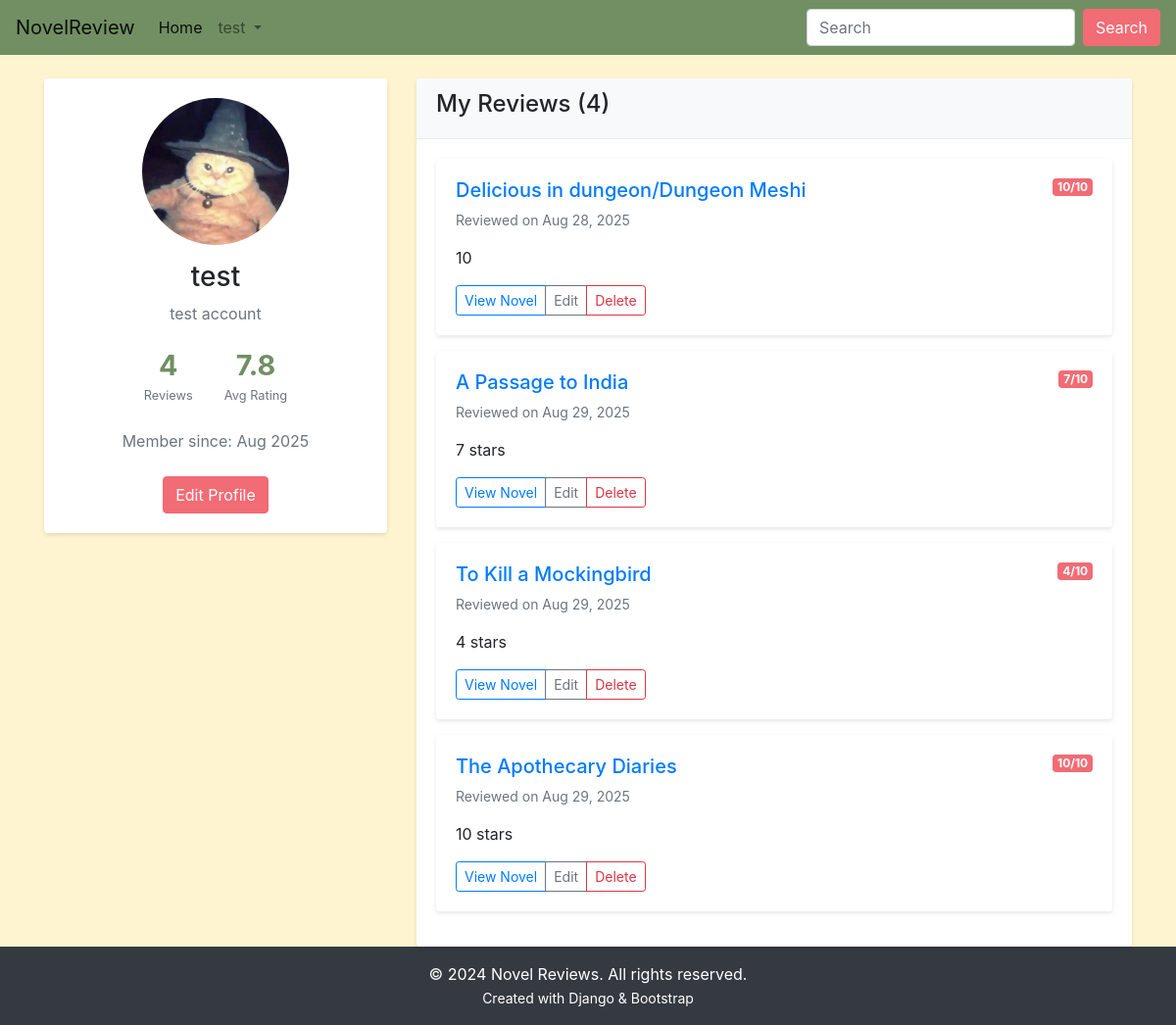
The app's page /profile/ (signed in) with its own data.
### main/models.py (models this page shows, shortened)
class Profile(models.Model):
    user = models.OneToOneField(User, on_delete=models.CASCADE)
    bio = models.TextField(max_length=500, blank=True, null=True)
    birth_date = models.DateField(null=True, blank=True)
    profile_picture = models.ImageField(upload_to='profile_pics/', blank=True, null=True)

class Review(models.Model):
    user = models.ForeignKey(User, on_delete=models.CASCADE)
    novel = models.ForeignKey('Novel', on_delete=models.CASCADE)
    comment = models.TextField()
    rating = models.IntegerField(choices=[(i, i) for i in range(1, 11)])
    created_at = models.DateTimeField(auto_now_add=True)

class Novel(models.Model):
    name = models.CharField(max_length=300)
    author = models.CharField(max_length=300)
    description = models.TextField(max_length=5000)
    release_date = models.DateField()
    averageRating = models.FloatField(default=0)
    image = models.URLField(default=None, null=True, max_length=500)
    genres = models.ManyToManyField('Genre', blank=True)

### main/views.py (the view)
# urls.py: path('profile/', views.profile, name='profile'),
@login_required
def profile(request):
    profile, created = Profile.objects.get_or_create(user=request.user)
    user = request.user
    user_reviews = Review.objects.filter(user=user).select_related('novel')
    total_reviews = user_reviews.count()
    average_rating = user_reviews.aggregate(Avg('rating'))['rating__avg'] or 0
    context = {
        'user': user,
        'reviews': user_reviews,
        'total_reviews': total_reviews,
        'average_rating': round(average_rating, 1),
    }
    return render(request, 'main/profile.html', context)

### main/templates/main/profile.html (shortened to what this page needs)
{% extends 'main/base.html' %}
{% load static %}
{% block content %}
<div class="container mt-4">
    <div class="row">
        <div class="col-md-4">
            <div class="card">
                <div class="card-body text-center">
                    {% if user.profile.profile_picture %}
                    <img src="{{ user.profile.profile_picture.url }}" alt="Profile Picture"
                         class="img-fluid rounded-circle mb-3" style="width: 150px; height: 150px; object-fit: cover;">
                    {% else %}
                    <div class="bg-secondary rounded-circle d-inline-flex align-items-center justify-content-center mb-3"
                         style="width: 150px; height: 150px;">
                        <span class="text-white display-4">{{ user.username|first|upper }}</span>
                    </div>
                    {% endif %}
                    <h3>{{ user.username }}</h3>
                    {% if user.profile.bio %}
                    <p class="text-muted">{{ user.profile.bio }}</p>
                    {% endif %}
                    <div class="user-stats">
                        <div class="stat-item">
                            <h4>{{ total_reviews }}</h4>
                            <small>Reviews</small>
                        </div>
                        <div class="stat-item">
                            <h4>{{ average_rating }}</h4>
                            <small>Avg Rating</small>
                        </div>
                    </div>
                    <p class="text-muted">Member since: {{ user.date_joined|date:"M Y" }}</p>
                    <a href="{% url 'main:edit_profile' %}" class="custom-pink-button mt-2">Edit Profile</a>
                </div>
            </div>
        </div>
        <div class="col-md-8">
            <div class="card">
                <div class="card-header">
                    <h4>My Reviews ({{ total_reviews }})</h4>
                </div>
                <div class="card-body">
                    {% if reviews %}
                        {% for review in reviews %}
                        <div class="card mb-3">
                            <div class="card-body">
                                <div class="d-flex justify-content-between align-items-start">
                                    <h5>
                                        <a href="{% url 'main:detail' review.novel.id %}">{{ review.novel.name }}</a>
                                    </h5>
                                    <span class="badge bg-primary">{{ review.rating }}/10</span>
                                </div>
                                <p class="text-muted small">Reviewed on {{ review.created_at|date:"M d, Y" }}</p>
                                <p>{{ review.comment }}</p>
                                <div class="btn-group btn-group-sm">
                                    <a href="{% url 'main:detail' review.novel.id %}" class="btn btn-outline-primary">View Novel</a>
                                    <a href="{% url 'main:edit_review' review.novel.id review.id %}" class="btn btn-outline-secondary">Edit</a>
                                    <a href="{% url 'main:delete_review' review.novel.id review.id %}"
                                       class="btn btn-outline-danger"
                                       onclick="return confirm('Are you sure you want to delete this review?')">Delete</a>
                                </div>
                            </div>
                        </div>
                        {% endfor %}
                    {% endif %}
                </div>
            </div>
        </div>
    </div>
</div>
{% endblock %}

### main/templates/main/base.html (shortened to what this page needs)
<!doctype html>
<html lang="en">
  <head>
    <link rel="stylesheet" href="https://cdn.jsdelivr.net/npm/bootstrap@4.6.2/dist/css/bootstrap.min.css">
    {% load static %}
    <link rel="stylesheet" href="{% static 'css/main.css' %}" >
  </head>
  <body>
    <nav class="navbar navbar-expand-lg navbar-light" style="background-color: #718f63;">
  <a class="navbar-brand" href="{% url 'main:home'%}">NovelReview</a>
  <div class="collapse navbar-collapse" id="navbarSupportedContent">
    <ul class="navbar-nav mr-auto">
      <li class="nav-item active">
        <a class="nav-link" href="{% url 'main:home'%}">Home <span class="sr-only">(current)</span></a>
      </li>
      {% if user.is_authenticated %}
      <li class="nav-item dropdown">
        <a class="nav-link dropdown-toggle" href="#" role="button" data-toggle="dropdown" aria-expanded="false">
          {{ user.username }}
        </a>
      </li>
      {% endif %}
    </ul>
    <form class="form-inline my-2 my-lg-0" method="GET" action="{% url 'main:home' %}">
      <input class="form-control mr-sm-2" type="search" placeholder="Search" aria-label="Search" style="background-color: #ffffff" name="title">
      <button class="btn btn-outline-pink my-2 my-sm-0" type="submit">
    Search
</button>
    </form>
  </div>
</nav>
    {% block content %}
    {% endblock %}
  <footer class="footer mt-auto py-3 bg-dark text-white">
        <div class="container text-center">
            <p class="mb-0">© 2024 Novel Reviews. All rights reserved.</p>
            <small>Created with Django & Bootstrap</small>
        </div>
    </footer>
  </body>
</html>

### main/static/css/main.css (style rules this page uses)
html, body { height: 100%; margin: 0; }
body { background-color: #fff4d0; display: flex; flex-direction: column; min-height: 100vh; }
.footer { background-color: #fff9e4; flex-shrink: 0; }
.custom-pink-button { display: inline-block; font-weight: 400; text-align: center; vertical-align: middle; cursor: pointer; user-select: none; background-color: #f16c75; border: 1px solid #f16c75; color: white; padding: 0.375rem 0.75rem; font-size: 1rem; line-height: 1.5; border-radius: 0.25rem; transition: all 0.15s ease-in-out; text-decoration: none; }
.btn-outline-pink { color: #ffffff !important; border-color: #f16c75 !important; background-color:#f16c75 !important; }
.stat-item h4 { margin: 0; color: #718f63; font-weight: bold; font-size: 1.8rem; }
.bg-primary { background-color: #f16c75 !important; color: #ffffff; }
.user-stats { display: flex; justify-content: center; gap: 2rem; margin: 1.5rem 0; }
.stat-item { text-align: center; }
.stat-item small { color: #6c757d; font-size: 0.8rem; }

### main/templates/main/profile.html (style rules this page uses)
.card { border: none; box-shadow: 0 2px 4px rgba(0,0,0,0.1); }
.card-header { background-color: #f8f9fa; border-bottom: 1px solid #e9ecef; }

### records on screen
Review: novel.name "Delicious in dungeon/Dungeon Meshi", rating "10", created_at "Aug 28, 2025", comment "10"
Review: novel.name "A Passage to India", rating "7", created_at "Aug 29, 2025", comment "7 stars"
Review: novel.name "To Kill a Mockingbird", rating "4", created_at "Aug 29, 2025", comment "4 stars"
Review: novel.name "The Apothecary Diaries", rating "10", created_at "Aug 29, 2025", comment "10 stars"

### other values on screen
{{ user.username }} "test"
{{ user.profile.bio }} "test account"
{{ total_reviews }} "4"
{{ average_rating }} "7.8"
{{ user.date_joined|date:"M Y" }} "Aug 2025"
